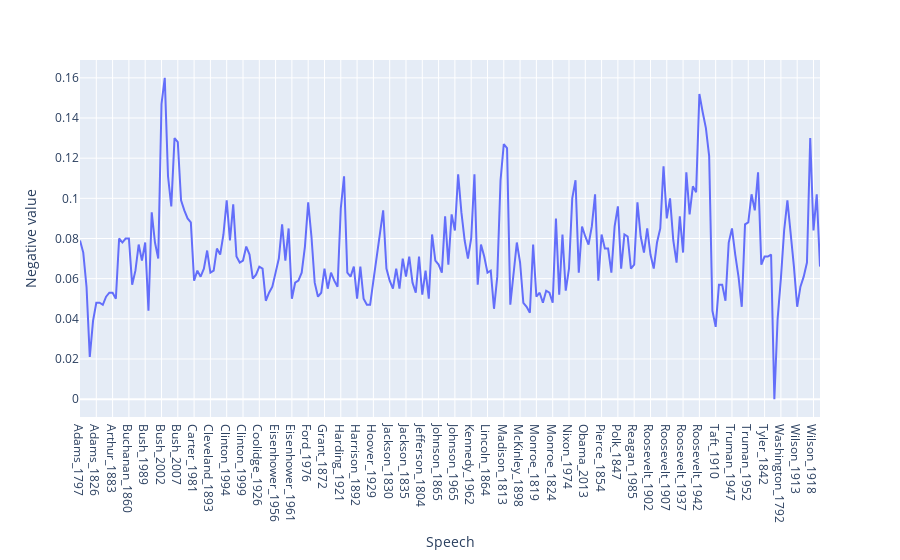

Source (notebook cell):
### Markdown cell above
This is a weird plot since our speeches dictionary, and our all_scores dictionaries are in alphabetical order, not in order by time. But we can still use it as a quick way to visualize the least and most negatives speeches.

### Code cell
x_speech = list(negative.keys())
y_neg = list(negative.values())
fig = px.line(x=x_speech, y=y_neg)
fig.update_layout(xaxis_title="Speech",
    yaxis_title="Negative value")
fig.show()

### Figure 1 — Plotly figure (JSON) as saved in the notebook; plotly's stock layout.template omitted (floating-point values rounded to 4 significant figures; data arrays with more than 128 entries replaced by an {"elided": "..."} marker saying what was removed)
{"data": [{"hovertemplate": "x=%{x}<br>y=%{y}<extra></extra>", "legendgroup": "", "line": {"color": "#636efa", "dash": "solid"}, "marker": {"symbol": "circle"}, "mode": "lines", "name": "", "orientation": "v", "showlegend": false, "type": "scatter", "x": {"elided": "228 str values"}, "xaxis": "x", "y": {"elided": "228 float values"}, "yaxis": "y"}], "layout": {"autosize": true, "legend": {"tracegroupgap": 0}, "margin": {"t": 60}, "xaxis": {"anchor": "y", "autorange": true, "domain": [0, 1], "range": [0, 227], "title": {"text": "Speech"}, "type": "category"}, "yaxis": {"anchor": "x", "autorange": true, "domain": [0, 1], "range": [-0.008889, 0.1689], "title": {"text": "Negative value"}, "type": "linear"}}}
